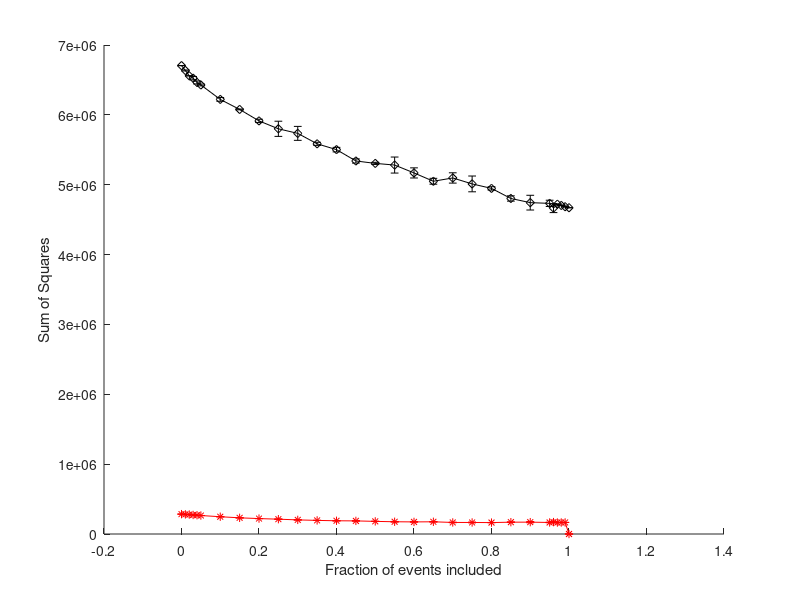
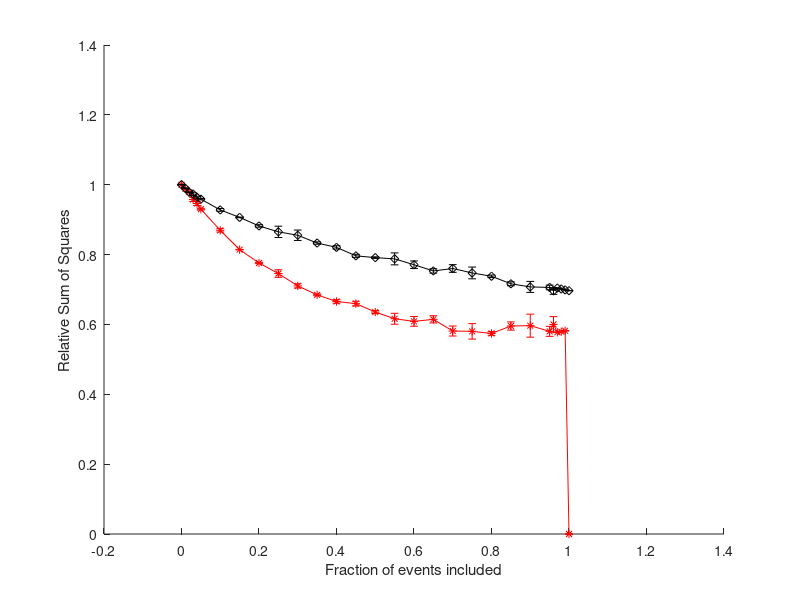

Here is the MATLAB script that generated these plots, in order:

% Load data
load('test_SSQ_data_v2');

% plot curves
figure
hold on
errorbar(event_fractions, mean(approx_SSQ_results, 2), std(approx_SSQ_results, 0, 2), 'r-*');
errorbar(event_fractions, mean(ideal_SSQ_results, 2), std(ideal_SSQ_results, 0, 2), 'k-d');
xlabel('Fraction of events included')
ylabel('Sum of Squares')
hold off

% plot curves
figure
hold on
approx_zero_mean = mean(approx_SSQ_results(end, :));
approx_relative_SSQ = approx_SSQ_results/approx_zero_mean;
ideal_zero_mean = mean(ideal_SSQ_results(end, :));
ideal_relative_SSQ = ideal_SSQ_results/ideal_zero_mean;
errorbar(event_fractions, mean(approx_relative_SSQ, 2), std(approx_relative_SSQ, 0, 2), 'r-*');
errorbar(event_fractions, mean(ideal_relative_SSQ, 2), std(ideal_relative_SSQ, 0, 2), 'k-d');
xlabel('Fraction of events included')
ylabel('Relative Sum of Squares')
hold off
